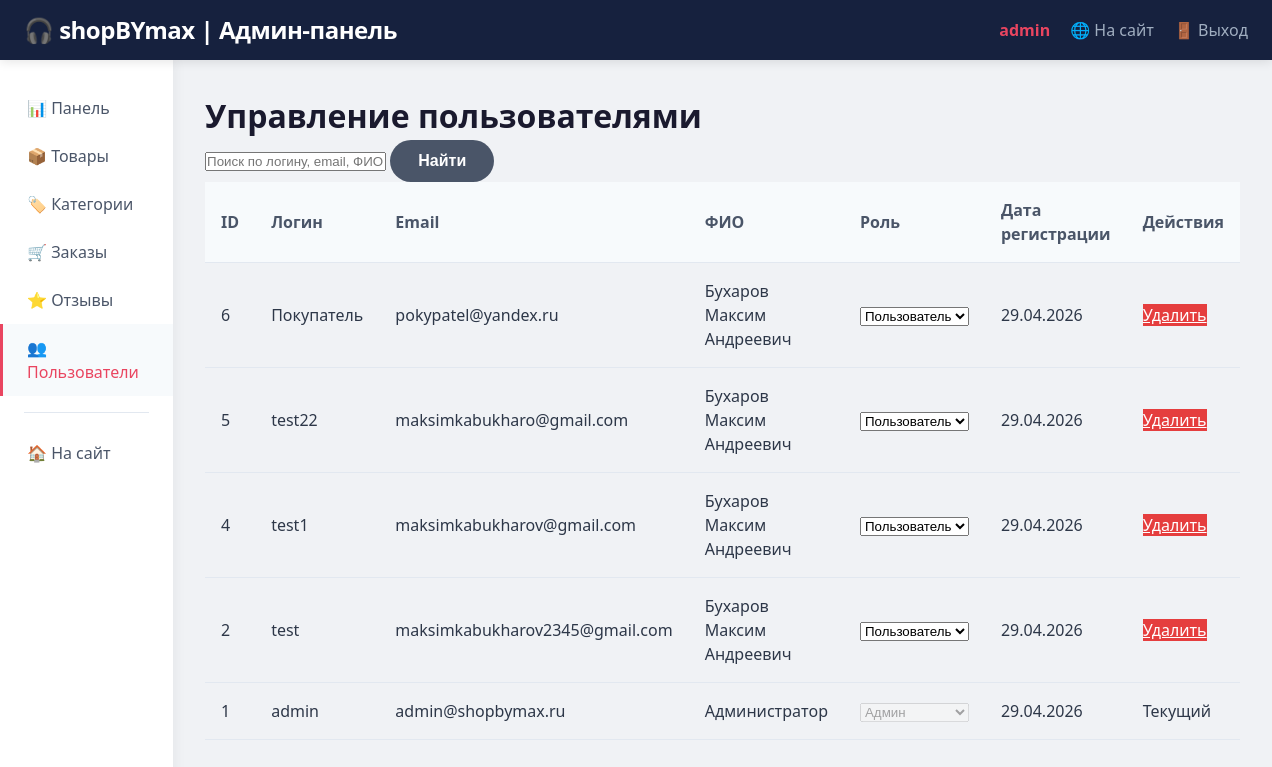
The page /admin/users.php (signed in) on the database its author committed.
### tables this page shows
CREATE TABLE `users` (
  `user_id` int(11) NOT NULL,
  `username` varchar(50) NOT NULL,
  `password` varchar(255) NOT NULL,
  `user_role` enum('admin','manager','user') DEFAULT 'user',
  `email` varchar(100) NOT NULL,
  `created_at` datetime DEFAULT current_timestamp(),
  `full_name` varchar(150) DEFAULT NULL,
  `phone` varchar(20) DEFAULT NULL,
  `address` text DEFAULT NULL
);

### admin/users.php (the view, shortened to what this page needs)
<?php
require_once '../includes/db.php';
$page = isset($_GET['page']) ? (int)$_GET['page'] : 1;
$limit = 20;
$offset = ($page - 1) * $limit;
$search = isset($_GET['search']) ? trim($_GET['search']) : '';
$sql = "SELECT * FROM users";
$sql .= " ORDER BY user_id DESC LIMIT ? OFFSET ?";
$stmt = $conn->prepare($sql);
if ($search) {
    $stmt->bind_param("sssii", $search_param, $search_param, $search_param, $limit, $offset);
} else {
    $stmt->bind_param("ii", $limit, $offset);
}
$stmt->execute();
$users = $stmt->get_result();
include 'includes/admin_header.php';
?>
<div class="admin-users">
    <h1>Управление пользователями</h1>
    <form method="GET" class="admin-search">
        <input type="text" name="search" placeholder="Поиск по логину, email, ФИО..." value="<?= htmlspecialchars($search) ?>">
        <button type="submit" class="btn btn-secondary">Найти</button>
    </form>
    <table class="admin-table">
        <thead>
            <tr>
                <th>ID</th>
                <th>Логин</th>
                <th>Email</th>
                <th>ФИО</th>
                <th>Роль</th>
                <th>Дата регистрации</th>
                <th>Действия</th>
            </tr>
        </thead>
        <tbody>
            <?php while ($user = $users->fetch_assoc()): ?>
                <tr>
                    <td><?= $user['user_id'] ?></td>
                    <td><?= htmlspecialchars($user['username']) ?></td>
                    <td><?= htmlspecialchars($user['email']) ?></td>
                    <td><?= htmlspecialchars($user['full_name'] ?? '-') ?></td>
                    <td>
                        <form method="GET" style="display: inline;">
                            <select name="role" onchange="this.form.submit()" <?= $user['user_id'] == $_SESSION['user_id'] ? 'disabled' : '' ?>>
                                <option value="user" <?= $user['user_role'] == 'user' ? 'selected' : '' ?>>Пользователь</option>
                                <option value="admin" <?= $user['user_role'] == 'admin' ? 'selected' : '' ?>>Админ</option>
                            </select>
                        </form>
                    </td>
                    <td><?= date('d.m.Y', strtotime($user['created_at'])) ?></td>
                    <td>
                        <?php if ($user['user_id'] != $_SESSION['user_id']): ?>
                            <a href="?delete=<?= $user['user_id'] ?>" class="btn-delete" onclick="return confirm('Удалить пользователя?')">Удалить</a>
                        <?php else: ?>
                            <span class="text-muted">Текущий</span>
                        <?php endif; ?>
                    </td>
                </tr>
            <?php endwhile; ?>
        </tbody>
    </table>
</div>
<?php include 'includes/admin_footer.php'; ?>

### assets/css/style.css (style rules this page uses)
html { overflow-y: scroll; }
body { font-family: 'Segoe UI', Tahoma, Geneva, Verdana, sans-serif; background: #f0f2f5; color: #1a1a2e; line-height: 1.5; }
* { margin: 0; padding: 0; box-sizing: border-box; }
.btn { display: inline-block; padding: 12px 28px; border: none; border-radius: 30px; cursor: pointer; text-decoration: none; font-size: 16px; font-weight: 600; transition: all 0.2s; }
.btn-secondary { background: #4a5568; color: white; }
* { transition: all 0.2s ease; }

### admin/includes/admin_header.php (style rules this page uses)
body { background: #f0f2f5; }
.admin-table { width: 100%; border-collapse: collapse; }
.admin-table th { background: #f7fafc; padding: 16px; text-align: left; font-weight: 600; color: #4a5568; border-bottom: 1px solid #e2e8f0; }
.admin-table td { padding: 16px; border-bottom: 1px solid #e2e8f0; color: #2d3748; }
.btn-delete { background: #e53e3e; color: white; }

### rows shown on the page
users: user_id "6", username "Покупатель", email "pokypatel@yandex.ru", full_name "Бухаров Максим Андреевич", role "Пользователь", created_at "29.04.2026"
users: user_id "5", username "test22", email "maksimkabukharo@gmail.com", full_name "Бухаров Максим Андреевич", role "Пользователь", created_at "29.04.2026"
users: user_id "4", username "test1", email "maksimkabukharov@gmail.com", full_name "Бухаров Максим Андреевич", role "Пользователь", created_at "29.04.2026"
users: user_id "2", username "test", email "maksimkabukharov2345@gmail.com", full_name "Бухаров Максим Андреевич", role "Пользователь", created_at "29.04.2026"
users: user_id "1", username "admin", email "admin@shopbymax.ru", full_name "Администратор", role "Админ", created_at "29.04.2026", shows "Текущий"

### other values the page prints
$_SESSION['username'] "admin"
